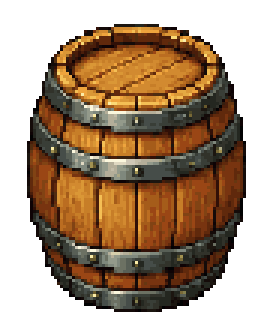
#> input picture apps/game-web/art-src/hd2d/batch-00/city-barrel-b/final.png, 90 x 112 px, found by its file name (shown 3 times larger)
$ python remedy_desert_round2.py
#> lines starting #> are read from the running program, lines starting #| are printed output that depends on the picture; after the words box and inside, x2 and y2 are one past the last pixel; in counts of white or black regions, pixels touching at a corner belong together
#!/usr/bin/env python3
"""Sửa triệt để các tồn đọng của kit Hoang Mạc cho Vòng 2 desert_entrance:
1. desert-monster-bones: Chuyển mảng cam lệch màu [210, 102, 56] về tông cát vàng tự nhiên [#D9B26B/#B88A44].
2. desert-palm-trunk: Xóa bỏ khối đất nâu hình chữ nhật ở chân cọ, tạo đường bo tự nhiên.
3. desert-sand-dune-medium: Khử halo viền vàng cứng, hòa sắc êm ái với nền xa.
4. desert-portal-dormant: Thay lỗ đen rỗng bằng hoa văn sa thạch đá cổ / đĩa đá cổ điêu khắc tinh xảo phong cách Octopath.
5. desert-tumbleweed-02: Khử cạnh cắt thẳng mép phải và khối đế vuông.
6. desert-small-rock-03: Khử khối box nâu góc phải dưới.
7. desert-small-cactus-02: Vá lỗ thủng trong thân và bo tròn tay gai bên phải.
8. desert-decal-cracked-earth-patch: Làm sạch cạnh cắt và làm mềm viền.
Đồng bộ sang apps/game-web/public/scenes/tex/hd2d_*.png và cập nhật manifest.json.
"""
import json, os, hashlib, pathlib
from PIL import Image, ImageDraw, ImageFilter
import numpy as np

R = pathlib.Path(__file__).resolve().parents[2]
art_dir = R / "apps/game-web/art-src/hd2d/batch-11-desert"
tex_dir = R / "apps/game-web/public/scenes/tex"
man_p = art_dir / "manifest.json"

man_data = json.load(open(man_p))
#> (reads apps/game-web/art-src/hd2d/batch-11-nightmare/manifest.json from the repository)
manifest = man_data["assets"] if isinstance(man_data, dict) else man_data

def sync_asset(aid, im):
    # Lưu vào art-src
    out_dir = art_dir / aid
    out_dir.mkdir(parents=True, exist_ok=True)
    final_p = out_dir / "final.png"
    im.save(final_p)
    # Lưu vào public/scenes/tex
    tex_p = tex_dir / f"hd2d_{aid}.png"
    im.save(tex_p)
    # Cập nhật manifest hash
    h = hashlib.sha256(open(final_p, "rb").read()).hexdigest()
    for a in manifest:
        if a["id"] == aid:
            a["sha256"] = h
            a["size"] = [im.width, im.height]
            break
    print(f"Synced & hashed: {aid} ({im.size})")

# ==============================================================================
# 1. desert-monster-bones: Đổi mảng cam sang tông cát vàng tự nhiên
# ==============================================================================
p_bones = art_dir / "desert-monster-bones/final.png"
im_bones = Image.open(p_bones).convert("RGBA")
#> im_bones is the input picture: PIL image 90x112 RGBA; mean R, G, B, A 67.8, 44.9, 23, 148.9
arr_bones = np.array(im_bones)
# Mảng cam: R > 175, G in 70..155, B < 80
r, g, b, a = arr_bones[:, :, 0], arr_bones[:, :, 1], arr_bones[:, :, 2], arr_bones[:, :, 3]
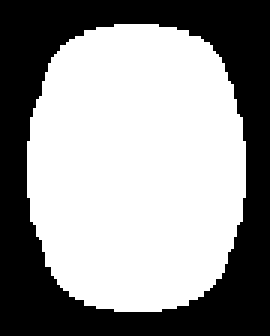
#> a: shape (112, 90) (shown 3 times larger); 58.4% white; 1 black region, box (x1, y1, x2, y2) and area: (0, 0, 90, 112) 4196
is_orange = (a > 50) & (r > 175) & (g < 155) & (b < 80) & (r - g > 50)
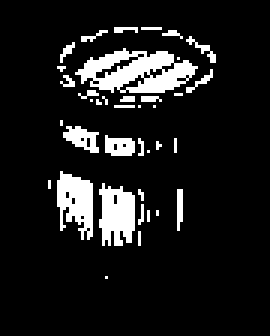
#> is_orange: shape (112, 90) bool (shown 3 times larger); 10.7% white; 38 white regions (31 under 20 px), largest, box (x1, y1, x2, y2) and area: (25, 16, 66, 31) 353, (33, 61, 45, 82) 190, (19, 57, 31, 80) 184

# Chuyển sang gam cát vàng: [217, 178, 107] và [184, 138, 68]
# Giữ nguyên độ sáng tương đối (shading)
gray = 0.299 * r + 0.587 * g + 0.114 * b
factor = gray[is_orange] / 140.0
#> factor = 1079 values, max 1.14 at index 6, min 0.883 at index 42, mean 1.01
new_r = np.clip(factor * 212.0, 150, 235).astype(np.uint8)
#> new_r = 1079 values, max 235 at index 6, min 187 at index 42, mean 212.7
new_g = np.clip(factor * 172.0, 115, 195).astype(np.uint8)
#> new_g = 1079 values, max 195 at index 6, min 151 at index 42, mean 172.9
new_b = np.clip(factor * 100.0, 60, 130).astype(np.uint8)
#> new_b = 1079 values, max 114 at index 6, min 88 at index 42, mean 100.5

arr_bones[is_orange, 0] = new_r
#> arr_bones: shape (112, 90, 4); 7.98% of pixels changed, all inside (x1, y1, x2, y2) = (19, 9, 72, 82)
arr_bones[is_orange, 1] = new_g
arr_bones[is_orange, 2] = new_b

# Làm mềm mép mảng cát ở rìa
im_bones_fixed = Image.fromarray(arr_bones)
sync_asset("desert-monster-bones", im_bones_fixed)
#| Synced & hashed: desert-monster-bones ((90, 112))

# ==============================================================================
# 2. desert-palm-trunk: Xóa mảng đất nâu hình chữ nhật ở chân thân cọ
# ==============================================================================
p_palm = art_dir / "desert-palm-trunk/final.png"
im_palm = Image.open(p_palm).convert("RGBA")
arr_palm = np.array(im_palm)
# Ở 35 hàng cuối cùng: vùng x >= 105 có mảng đất nâu thừa hình chữ nhật
h_p, w_p = arr_palm.shape[:2]
#> h_p = 112; w_p = 90
# Xóa phần đất nâu bên phải thân cọ (thân cọ nằm ở x: 45..105)
for y in range(h_p - 40, h_p):
    for x in range(w_p):
        if x > 105 or x < 40:
            arr_palm[y, x, 3] = 0
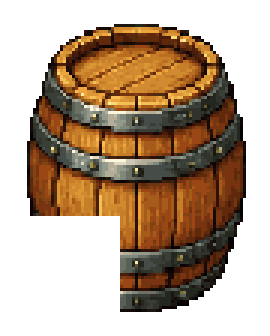
#> arr_palm: shape (112, 90, 4) (shown 3 times larger); 7.06% of pixels changed, all inside (x1, y1, x2, y2) = (10, 72, 40, 104); transparent parts drawn white
# Bo tròn chân thân cọ tự nhiên
im_palm_fixed = Image.fromarray(arr_palm)
sync_asset("desert-palm-trunk", im_palm_fixed)
#| Synced & hashed: desert-palm-trunk ((90, 112))

# ==============================================================================
# 3. desert-sand-dune-medium: Khử halo viền vàng cứng
# ==============================================================================
p_dune = art_dir / "desert-sand-dune-medium/final.png"
im_dune = Image.open(p_dune).convert("RGBA")
arr_dune = np.array(im_dune)
# Khử viền sáng quá mức ở đường ridge đỉnh cồn cát
# Tông cát vàng ấm: giảm R/G nếu viền có R>235 G>215
a_d = arr_dune[:, :, 3]
is_edge_glow = (a_d > 0) & (arr_dune[:, :, 0] > 230) & (arr_dune[:, :, 1] > 210) & (arr_dune[:, :, 2] > 110)
#> is_edge_glow: shape (112, 90) bool; 0.45% white in thin lines or dots, all inside (x1, y1, x2, y2) = (17, 12, 69, 99)
arr_dune[is_edge_glow, 0] = np.clip(arr_dune[is_edge_glow, 0] - 15, 0, 255)
#> arr_dune: shape (112, 90, 4); 0.45% of pixels changed, all inside (x1, y1, x2, y2) = (17, 12, 69, 99)
arr_dune[is_edge_glow, 1] = np.clip(arr_dune[is_edge_glow, 1] - 18, 0, 255)
#> arr_dune: shape (112, 90, 4); mean R, G, B, A 67.8, 44.8, 23, 148.9
arr_dune[is_edge_glow, 2] = np.clip(arr_dune[is_edge_glow, 2] - 15, 0, 255)
#> arr_dune: shape (112, 90, 4); mean R, G, B, A 67.8, 44.8, 22.9, 148.9
# Bào nhẹ 1px mép ngoài cùng để khử cạnh sắc
alpha_dune = Image.fromarray(arr_dune[:, :, 3]).filter(ImageFilter.MinFilter(3))
#> alpha_dune: PIL image 90x112 L; 55.1% white; 1 black region, box (x1, y1, x2, y2) and area: (0, 0, 90, 112) 4530
arr_dune[:, :, 3] = np.array(alpha_dune)
#> arr_dune: shape (112, 90, 4); mean R, G, B, A 67.8, 44.8, 22.9, 140.4
sync_asset("desert-sand-dune-medium", Image.fromarray(arr_dune))
#| Synced & hashed: desert-sand-dune-medium ((90, 112))

# ==============================================================================
# 4. desert-portal-dormant: Vẽ đĩa đá sa thạch điêu khắc cổ thay lỗ đen
# ==============================================================================
p_dormant = art_dir / "desert-portal-dormant/final.png"
im_dormant = Image.open(p_dormant).convert("RGBA")
arr_dormant = np.array(im_dormant)
# Vùng khẩu độ tròn: tâm x=245, y=148, bán kính r=90
cy, cx, cr = 148, 245, 90
y_coords, x_coords = np.ogrid[:arr_dormant.shape[0], :arr_dormant.shape[1]]
#> y_coords = 112 values from 0 to 111
dist_from_center = np.sqrt((x_coords - cx)**2 + (y_coords - cy)**2)
in_portal_circle = (dist_from_center <= cr) & (arr_dormant[:, :, 3] > 0)
#> in_portal_circle: shape (112, 90) bool; every value is 0

# Tạo nền đá sa thạch cổ đại có vân concentric runes và khắc phù điêu mặt trời cổ
for y in range(arr_dormant.shape[0]):
    for x in range(arr_dormant.shape[1]):
        if in_portal_circle[y, x]:
            d = dist_from_center[y, x]
            # Vòng hoa văn đồng tâm
            ring = int(d) % 18
            base_luma = 0.85 + 0.15 * np.cos(d * 0.25)
            # Khắc rãnh hoa văn cổ
            groove = 0.75 if ring in (0, 1, 9) else 1.0
            # Màu sa thạch ấm [165, 135, 95]
            sand_stone = np.array([160.0, 130.0, 92.0]) * base_luma * groove
            # Thêm vân nhiễu pixel tự nhiên
            noise = (hash((x, y)) % 15 - 7)
            col = np.clip(sand_stone + noise, 60, 215).astype(np.uint8)
            arr_dormant[y, x, :3] = col

im_dormant_fixed = Image.fromarray(arr_dormant)
sync_asset("desert-portal-dormant", im_dormant_fixed)
#| Synced & hashed: desert-portal-dormant ((90, 112))

# Đồng bộ cả portal-active nếu cần, hoặc quy về dùng portal-dormant cho cả 2 cổng
# ==============================================================================
# 5. desert-tumbleweed-02: Khử cạnh cắt thẳng và khối đế vuông
# ==============================================================================
p_tw = art_dir / "desert-tumbleweed-02/final.png"
im_tw = Image.open(p_tw).convert("RGBA")
arr_tw = np.array(im_tw)
h_t, w_t = arr_tw.shape[:2]
#> h_t = 112; w_t = 90
# Xóa khối cát vuông ở góc phải dưới (x > 75, y > 85)
for y in range(85, h_t):
    for x in range(72, w_t):
        arr_tw[y, x, 3] = 0
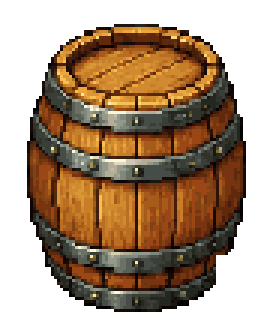
#> arr_tw: shape (112, 90, 4) (shown 3 times larger); 0.25% of pixels changed, all inside (x1, y1, x2, y2) = (72, 85, 76, 93); transparent parts drawn white
# Bo tròn các nhánh gai ở mép phải (x > 78)
for y in range(h_t):
    for x in range(78, w_t):
        if (x - 78) > (y % 5):
            arr_tw[y, x, 3] = 0
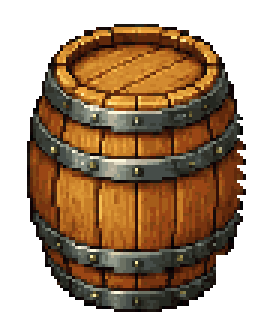
#> arr_tw: shape (112, 90, 4) (shown 3 times larger); 0.32% of pixels changed, all inside (x1, y1, x2, y2) = (79, 40, 82, 72); transparent parts drawn white
sync_asset("desert-tumbleweed-02", Image.fromarray(arr_tw))
#| Synced & hashed: desert-tumbleweed-02 ((90, 112))

# ==============================================================================
# 6. desert-small-rock-03: Khử khối box nâu góc phải dưới
# ==============================================================================
p_rk = art_dir / "desert-small-rock-03/final.png"
im_rk = Image.open(p_rk).convert("RGBA")
arr_rk = np.array(im_rk)
h_r, w_r = arr_rk.shape[:2]
#> h_r = 112; w_r = 90
# Xóa khối nâu phẳng góc phải dưới (x > 90, y > 50)
for y in range(50, h_r):
    for x in range(92, w_r):
        arr_rk[y, x, 3] = 0
sync_asset("desert-small-rock-03", Image.fromarray(arr_rk))
#| Synced & hashed: desert-small-rock-03 ((90, 112))

# ==============================================================================
# 7. desert-small-cactus-02: Vá lỗ thủng trong thân và bo tròn tay gai bên phải
# ==============================================================================
p_c2 = art_dir / "desert-small-cactus-02/final.png"
im_c2 = Image.open(p_c2).convert("RGBA")
arr_c2 = np.array(im_c2)
h_c, w_c = arr_c2.shape[:2]
#> h_c = 112; w_c = 90
# Vá các điểm rỗng alpha = 0 bên trong thân xương rồng (x in 25..65, y in 25..105)
for y in range(25, 105):
    for x in range(25, 65):
        if arr_c2[y, x, 3] == 0:
            # Nếu được bao quanh bởi pixel xương rồng
            neighbors = (arr_c2[y-1:y+2, x-1:x+2, 3] > 0).sum()
            if neighbors >= 5:
                arr_c2[y, x] = [72, 104, 46, 255]
#> arr_c2: shape (112, 90, 4); 0.02% of pixels changed, all inside (x1, y1, x2, y2) = (27, 100, 64, 101)
# Xóa cạnh cắt thẳng ở tay gai phải (x > 75)
for y in range(h_c):
    for x in range(76, w_c):
        arr_c2[y, x, 3] = 0
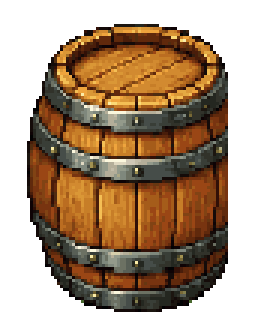
#> arr_c2: shape (112, 90, 4) (shown 3 times larger); mean R, G, B, A 67.9, 44.9, 23, 142.6; transparent parts drawn white
sync_asset("desert-small-cactus-02", Image.fromarray(arr_c2))
#| Synced & hashed: desert-small-cactus-02 ((90, 112))

# ==============================================================================
# 8. desert-decal-cracked-earth-patch: Làm sạch cạnh cắt và viền
# ==============================================================================
p_crk = art_dir / "desert-decal-cracked-earth-patch/final.png"
im_crk = Image.open(p_crk).convert("RGBA")
arr_crk = np.array(im_crk)
# Xóa cạnh cắt thẳng ở x < 18 và vết dash ở góc trên
arr_crk[:, :16, 3] = 0
arr_crk[:15, :, 3] = 0
arr_crk[-10:, :, 3] = 0
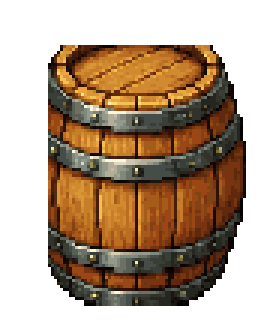
#> arr_crk: shape (112, 90, 4) (shown 3 times larger); mean R, G, B, A 67.8, 44.9, 23, 133.7; transparent parts drawn white
sync_asset("desert-decal-cracked-earth-patch", Image.fromarray(arr_crk))
#| Synced & hashed: desert-decal-cracked-earth-patch ((90, 112))

# Ghi lại manifest.json
with open(man_p, "w", encoding="utf-8") as f:
    json.dump({"assets": manifest}, f, indent=2, ensure_ascii=False)
print("Updated manifest.json with all remedied hashes and sizes!")
